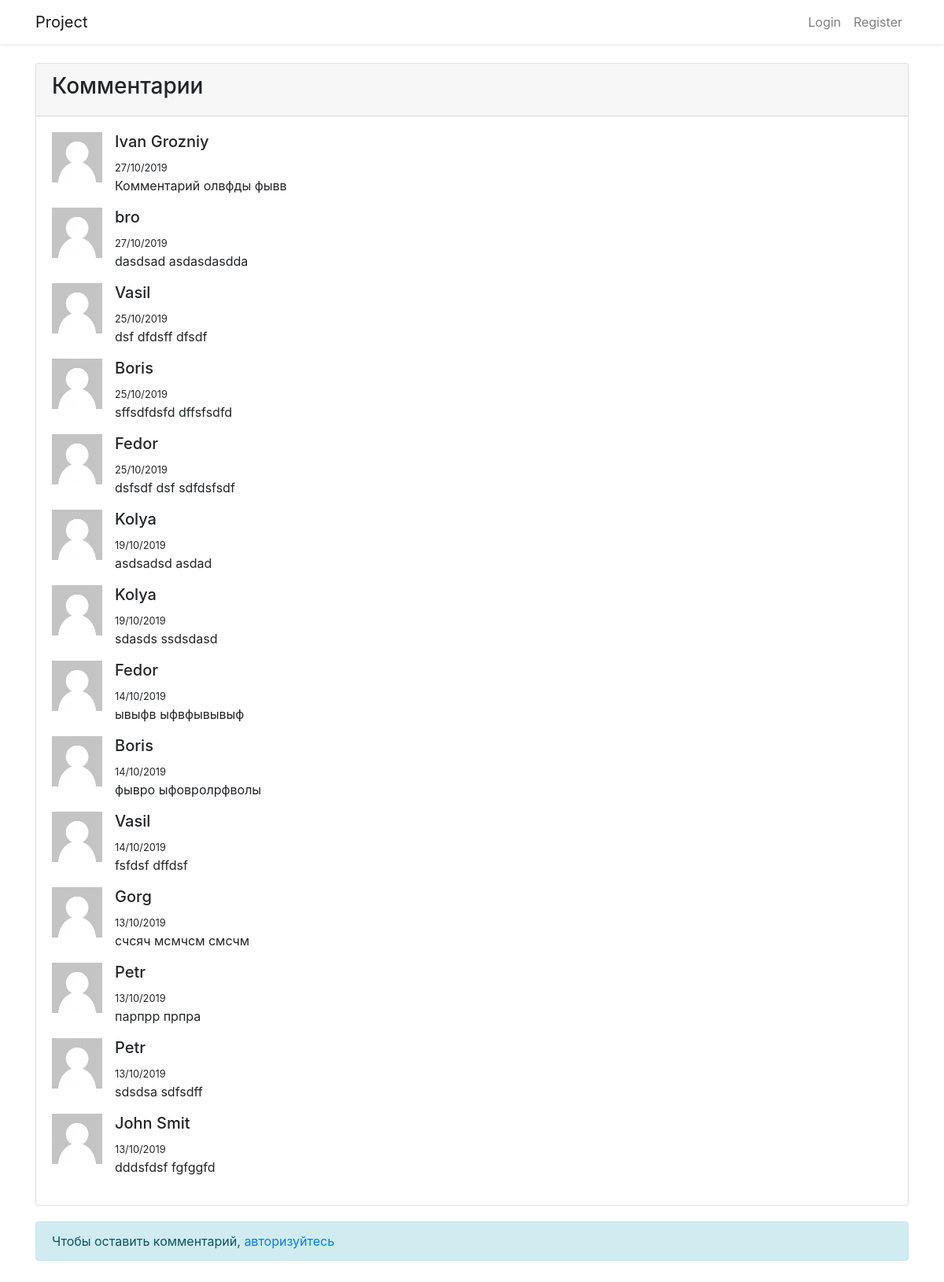
The page / on the database its author committed.
### tables this page shows
CREATE TABLE `comments` (
  `id` int(11) NOT NULL,
  `comment` text NOT NULL,
  `date` timestamp NOT NULL DEFAULT CURRENT_TIMESTAMP,
  `user_id` int(11) NOT NULL
);

CREATE TABLE `users` (
  `id` int(11) NOT NULL,
  `name` varchar(255) NOT NULL,
  `email` varchar(255) NOT NULL,
  `password` varchar(255) NOT NULL,
  `image` varchar(255) NOT NULL
);

### index.php (the view, shortened to what this page needs)
<?php
require_once($_SERVER["DOCUMENT_ROOT"].'/lib/header.php');
?>
        <main class="py-4">
            <div class="container">
                <div class="row justify-content-center">
                    <div class="col-md-12">
                        <div class="card">
                            <div class="card-header"><h3>Комментарии</h3></div>
                            <div class="card-body">
                              <?php
                              $sql = "SELECT c.comment, c.date, u.name, u.image
                                        FROM comments c INNER JOIN users u
                                          ON c.user_id = u.id
                                            ORDER BY c.date DESC";
                              $statement = $pdo->query($sql);
                              while($resultComment = $statement->fetch(PDO::FETCH_ASSOC))
                              {
                              ?>
                                <div class="media">
                                  <img src="<?php echo PATH_DIR_UPLOAD?>/<?php
                                    if(empty($resultComment['image']))
                                      echo 'no-user.jpg';
                                    else
                                      echo $resultComment['image'];
                                    ?>" class="mr-3" alt="<?php echo $resultComment['name']?>" width="64" height="64">
                                  <div class="media-body">
                                    <h5 class="mt-0"><?php echo $resultComment['name']?></h5>
                                    <span><small><?php echo date ('d/m/Y', strtotime($resultComment['date']))?></small></span>
                                    <p><?php echo $resultComment['comment']?></p>
                                  </div>
                                </div>
                              <?php
                              }
                              ?>
                            </div>
                        </div>
                    </div>
                    <div class="col-md-12" style="margin-top: 20px;">
                      <?php
                      if(isset($_SESSION['email']))
                      {
                      ?>
                        <div class="card">
                            <div class="card-header"><h3>Оставить комментарий</h3></div>
                            <div class="card-body">
                                <form id="form-comments" action="/lib/form_comments_store.php" method="post">
                                  <input type="hidden" name="name" value="<?php echo $_SESSION['name'];?>" />
                                  <input type="hidden" name="user_id" value="<?php echo $_SESSION['id'];?>" />
                                  <div class="form-group">
                                    <label for="text">Сообщение</label>
                                    <textarea id="text" name="comment" class="form-control" rows="3"></textarea>
                                    <?php
                                    if(isset($_SESSION['comment_empty']))
                                    {
                                    ?>
                                      <div class="alert alert-danger" role="alert"><?php echo $_SESSION['comment_empty']?></div>
                                    <?php
                                      unset($_SESSION['comment_empty']);
                                    }
                                    ?>
                                  </div>
                                  <button id="button-comments" type="submit" class="btn btn-success">Отправить</button>
                                </form>
                            </div>
                        </div>
                      <?php
                      }
                      else
                      {
                      ?>
                        <div class="alert alert-info" role="alert">
                          Чтобы оставить комментарий, <a href="/login.php">авторизуйтесь</a>
                        </div>
                      <?php
                      }
                      ?>
                    </div>
                </div>
            </div>
        </main>
<?php
require_once($_SERVER["DOCUMENT_ROOT"].'/lib/footer.php');
?>

### lib/header.php (shortened to what this page needs)
<!DOCTYPE html>
<html lang="en">
<head>
    <link href="css/app.css" rel="stylesheet">
    <link rel="stylesheet" href="https://maxcdn.bootstrapcdn.com/bootstrap/4.0.0-alpha.4/css/bootstrap.min.css">
</head>
<body>
    <div id="app">
      <nav class="navbar navbar-expand-md navbar-light bg-white shadow-sm">
          <div class="container">
              <a class="navbar-brand" href="/">
                  Project
              </a>
              <div class="collapse navbar-collapse" id="navbarSupportedContent">
                  <ul class="navbar-nav ml-auto">
                    <?php
                    if(isset($_SESSION['name']))
                    {
                    ?>
                      <div class="btn-group" role="group">
                        <button id="btnGroupDrop1" type="button" class="btn btn-secondary dropdown-toggle" data-toggle="dropdown" aria-haspopup="true" aria-expanded="false">
                          <?php echo $_SESSION['name']; ?>
                        </button>
                        <div class="dropdown-menu" aria-labelledby="btnGroupDrop1">
                          <a class="dropdown-item" href="/profile.php">Профиль</a>
                          <a class="dropdown-item" href="<?php echo $_SERVER['PHP_SELF'] . '?logout=yes';?>">Выйти</a>
                        </div>
                      </div>
                    <?php
                    }
                    else
                    {
                    ?>
                      <li class="nav-item">
                          <a class="nav-link" href="login.php">Login</a>
                      </li>
                      <li class="nav-item">
                          <a class="nav-link" href="register.php">Register</a>
                      </li>
                    <?php
                    }
                    ?>
                  </ul>
              </div>
          </div>
      </nav>

### lib/footer.php (shortened to what this page needs)
    </div>
  </body>
</html>

### rows shown on the page
comments: user.name "Ivan Grozniy", date "27/10/2019", comment "Комментарий олвфды фывв"
comments: user.name "bro", date "27/10/2019", comment "dasdsad asdasdasdda"
comments: user.name "Vasil", date "25/10/2019", comment "dsf dfdsff dfsdf"
comments: user.name "Boris", date "25/10/2019", comment "sffsdfdsfd dffsfsdfd"
comments: user.name "Fedor", date "25/10/2019", comment "dsfsdf dsf sdfdsfsdf"
comments: user.name "Kolya", date "19/10/2019", comment "asdsadsd asdad"
comments: user.name "Kolya", date "19/10/2019", comment "sdasds ssdsdasd"
comments: user.name "Fedor", date "14/10/2019", comment "ывыфв ыфвфывывыф"
comments: user.name "Boris", date "14/10/2019", comment "фывро ыфовролрфволы"
comments: user.name "Vasil", date "14/10/2019", comment "fsfdsf dffdsf"
comments: user.name "Gorg", date "13/10/2019", comment "счсяч мсмчсм смсчм"
comments: user.name "Petr", date "13/10/2019", comment "парпрр прпра"
comments: user.name "Petr", date "13/10/2019", comment "sdsdsa sdfsdff"
comments: user.name "John Smit", date "13/10/2019", comment "dddsfdsf fgfggfd"
